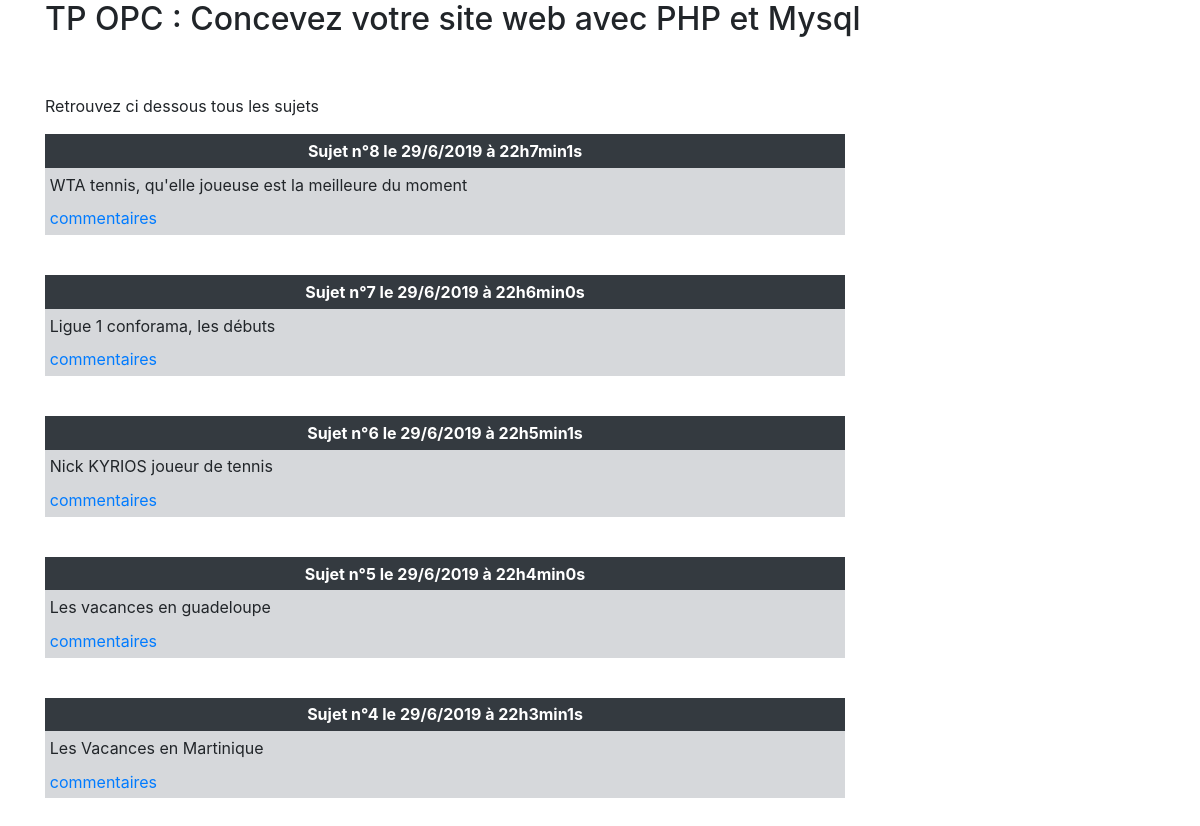
The page / on the database its author committed.
### tables this page shows
CREATE TABLE `posts` (
  `id` tinyint(3) UNSIGNED NOT NULL,
  `title` varchar(250) NOT NULL,
  `content` varchar(250) NOT NULL,
  `date_creation` datetime DEFAULT NULL
);

### controller/frontend.php (called while the page is built, shortened)
<?php
require('model/frontend.php');
function listPosts()
{
	$posts = getBillets();
	require('view/frontend/listPostsView.php');
}

### model/frontend.php (called while the page is built, shortened)
<?php
function getBillets()
{
	 $bdd = dbConnect();
	$posts = $bdd->query('SELECT id, title, content, date_creation, DAY(date_creation) AS jour, MONTH(date_creation) AS mois, YEAR(date_creation) AS annee, HOUR(date_creation) AS heure, MINUTE(date_creation) AS minute, SECOND(date_creation) AS seconde
									FROM posts
									ORDER BY ID
									DESC LIMIT 5');
	return $posts;
}
function dbConnect()
{
    try
    {
        $bdd = new PDO('mysql:host=localhost;dbname=TpBlog;charset=utf8', 'root', '');
        return $bdd;
    }
    catch(Exception $e)
    {
        die('Erreur : '.$e->getMessage());
    }
}

### view/frontend/listPostsView.php (the view, shortened to what this page needs)
<!DOCTYPE html>
<html>
<head>
</head>
	<body>
	<section class="container">
		<h2> TP OPC : Concevez votre site web avec PHP et Mysql </h2><br/ ><br/ >
			<p>Retrouvez ci dessous tous les sujets</p>
			<?php
				while ($affbillets = $posts->fetch())
				{
			?>
				<table class="table table-borderless table-sm">
						<thead  class="thead-dark">
						<tr><th><?php
									echo htmlspecialchars($affbillets['title']) . ' le ' . $affbillets['jour'] . '/' . $affbillets['mois'] . '/' . $affbillets['annee'] . ' à ' . $affbillets['heure'] . 'h' . $affbillets['minute'] . 'min' . $affbillets['seconde'] . 's';
								?></th></tr></thead>
						<tr><td class="table-secondary">
							<?php
								echo htmlspecialchars($affbillets['content']);
							?></td></tr>
						<tr><td class="table-secondary">
							<?php
								echo '<a href="index.php?action=post&amp;id='.$affbillets['id'].'">';
							?>commentaires</a>
						</td></tr>
				</table><br/>
			<?php
			}
			?>
			</section>
	<?php require('template.php'); ?>
	</body>
</html>

### public/style.css (style rules this page uses)
body { background-color : white; }
.thead-dark { text-align: center; }
@media (min-width: 868px) { .table, .form-control { width: 800px; } }

### rows shown on the page
posts: title "Sujet n°8", jour "29", mois "6", annee "2019", heure "22", minute "7", seconde "1", content "WTA tennis, qu'elle joueuse est la meilleure du moment"
posts: title "Sujet n°7", jour "29", mois "6", annee "2019", heure "22", minute "6", seconde "0", content "Ligue 1 conforama, les débuts"
posts: title "Sujet n°6", jour "29", mois "6", annee "2019", heure "22", minute "5", seconde "1", content "Nick KYRIOS joueur de tennis"
posts: title "Sujet n°5", jour "29", mois "6", annee "2019", heure "22", minute "4", seconde "0", content "Les vacances en guadeloupe"
posts: title "Sujet n°4", jour "29", mois "6", annee "2019", heure "22", minute "3", seconde "1", content "Les Vacances en Martinique"
